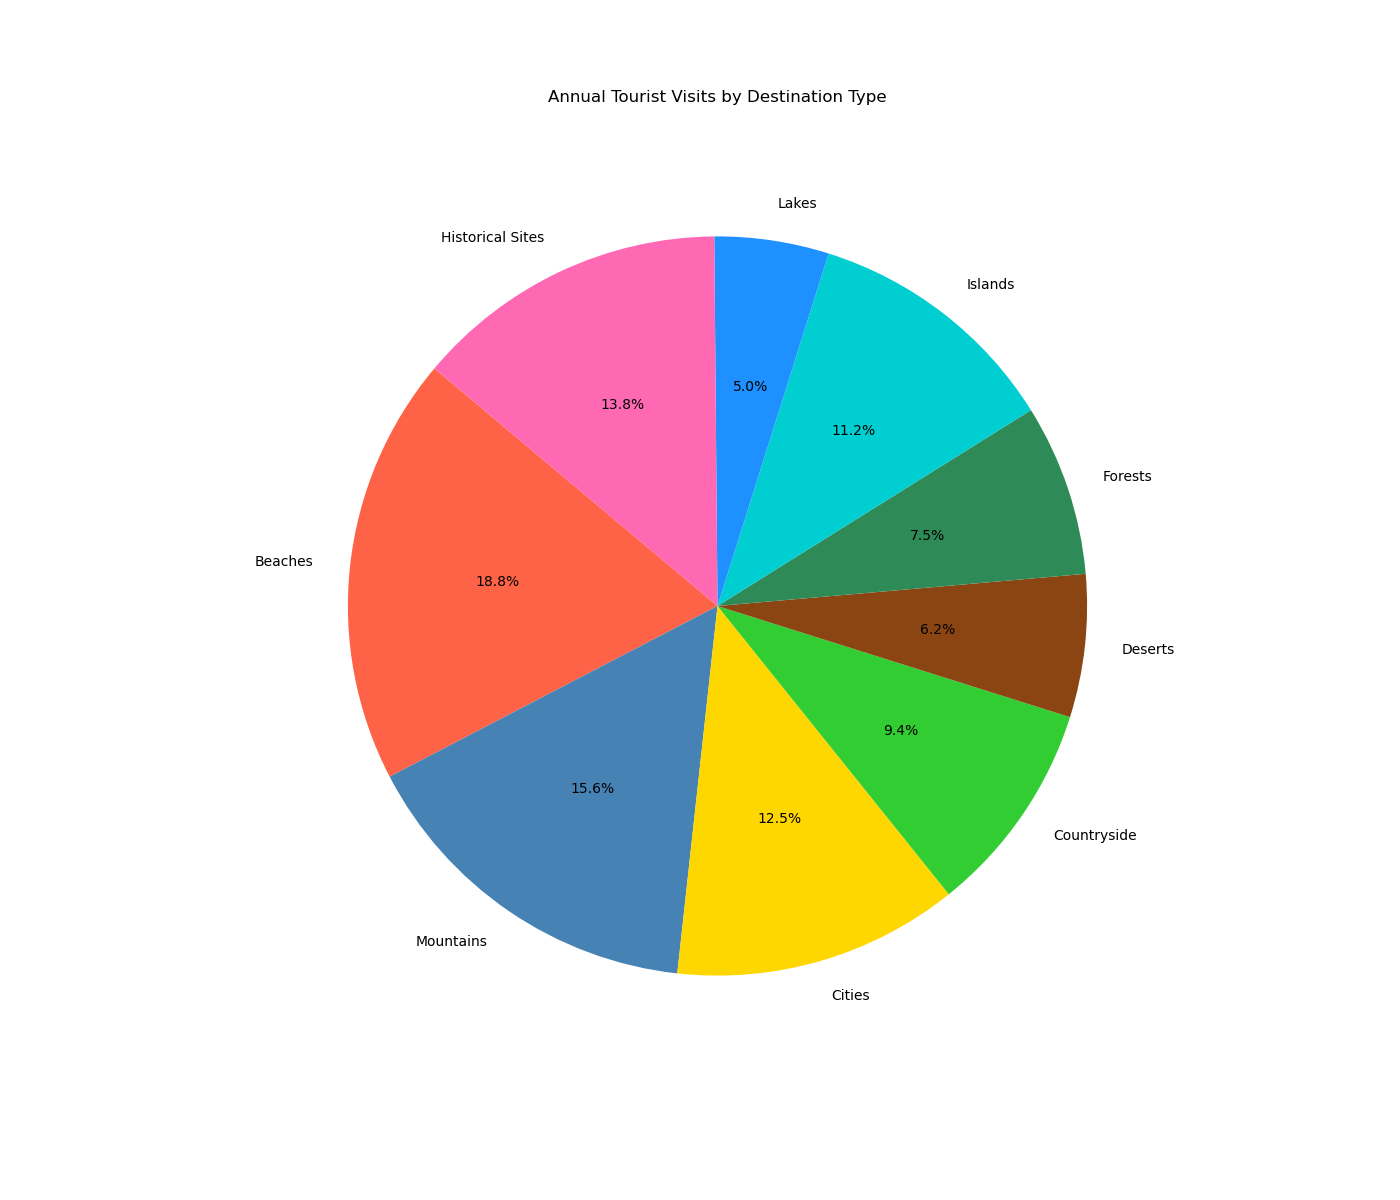

The script that drew this image:

import matplotlib.pyplot as plt

# Data
destinations = ["Beaches", "Mountains", "Cities", "Countryside", "Deserts", "Forests", "Islands", "Lakes", "Historical Sites"]
number_of_visitors = [30, 25, 20, 15, 10, 12, 18, 8, 22]

# Colors
colors = [
    "#FF6347",  # Beaches
    "#4682B4",  # Mountains
    "#FFD700",  # Cities
    "#32CD32",  # Countryside
    "#8B4513",  # Deserts
    "#2E8B57",  # Forests
    "#00CED1",  # Islands
    "#1E90FF",  # Lakes
    "#FF69B4",  # Historical Sites
]

# Create pie chart
plt.figure(figsize=(14, 12))  # width and height in inches
plt.pie(number_of_visitors, labels=destinations, colors=colors, autopct='%1.1f%%', startangle=140)

# Chart title
plt.title('Annual Tourist Visits by Destination Type', pad=30)

# Show plot
plt.show()
